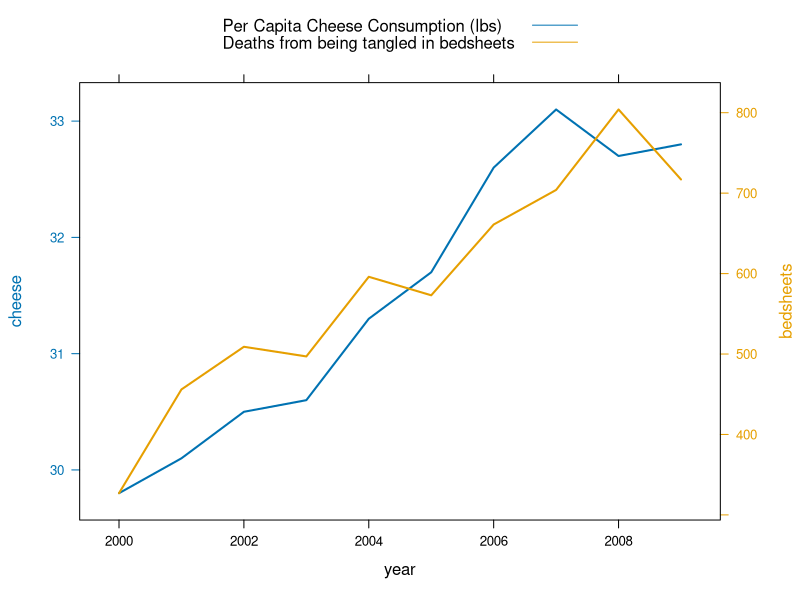

Recreate this plot in R.
## ---- chunk 1
library(tidyverse)
library(latticeExtra)
## ---- chunk 2
year <- c(2000:2009)

cheese <- c(29.8, 30.1, 30.5, 30.6, 31.3, 31.7, 32.6, 33.1, 32.7, 32.8)

bedsheets <- c(327, 456, 509, 497, 596, 573, 661, 704, 804, 717)
data <- data.frame(year,cheese,bedsheets)
 
# --> construct separate plots for each series
obj1 <- xyplot(cheese ~ year, data, type = "l" , lwd=2)
obj2 <- xyplot(bedsheets ~ year, data, type = "l", lwd=2)
 
# --> Make the plot with second y axis AND legend:
doubleYScale(obj1, obj2, text = c("Per Capita Cheese Consumption (lbs)", "Deaths from being tangled in bedsheets") , add.ylab2 = TRUE)
#ggsave("images/13-correlation.png")
